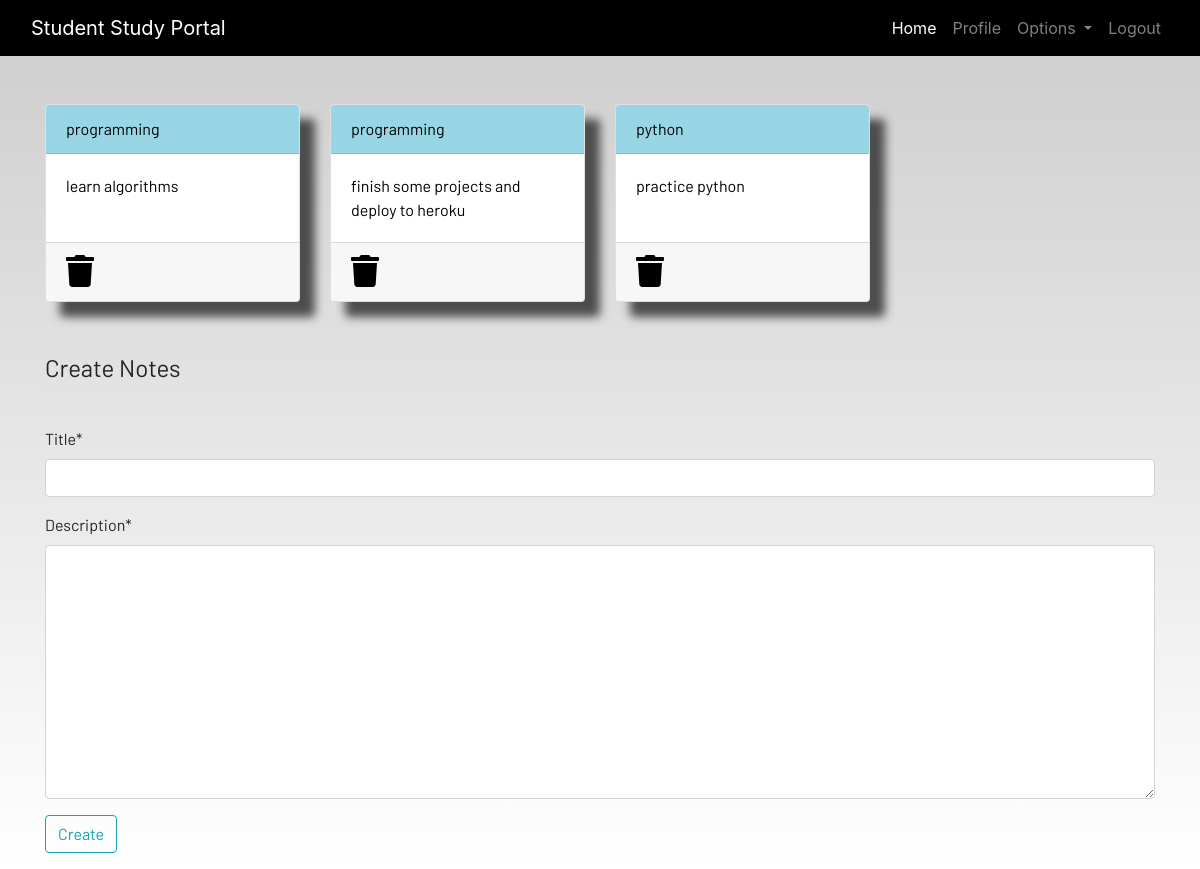
/notes/ (signed in), run on an earlier commit of the app's database.
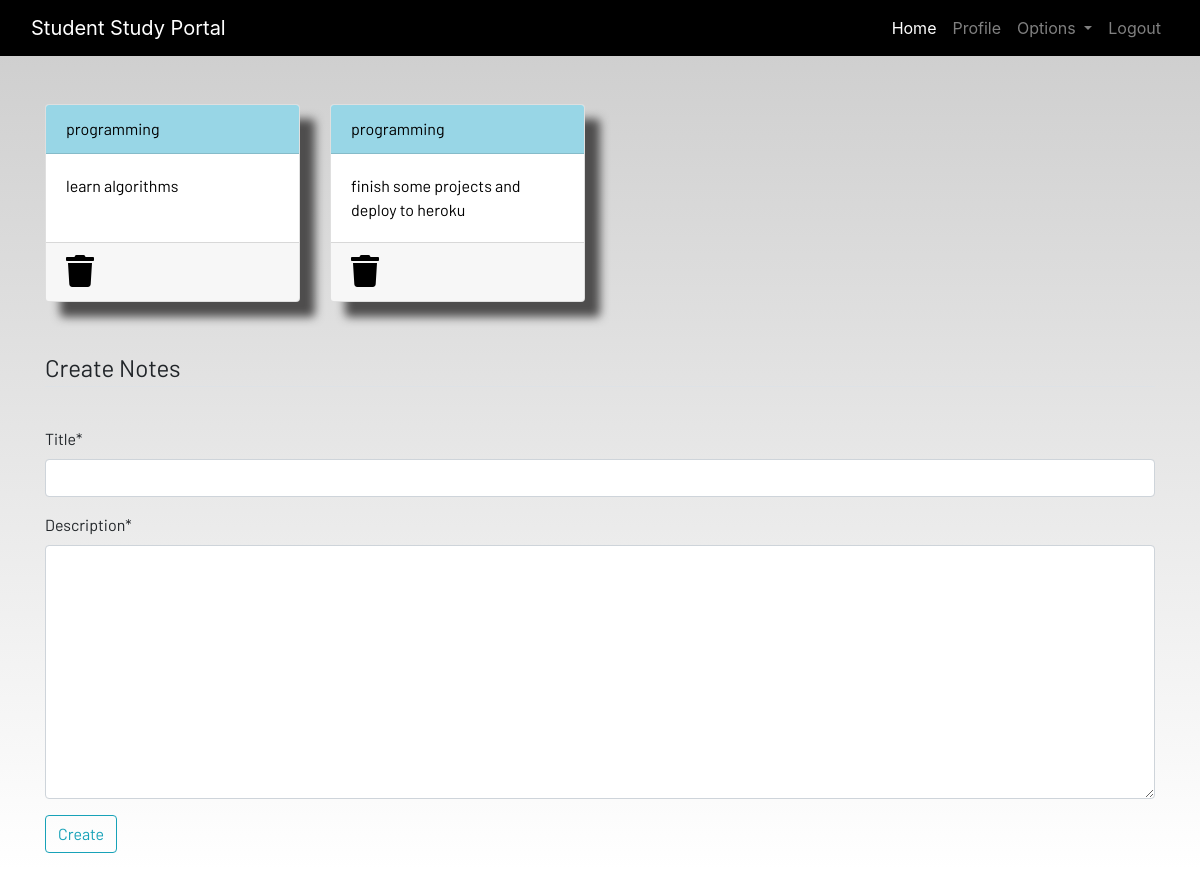
And on a later commit of the database.
### dashboard/models.py (models this page shows, shortened)
class Notes(models.Model):
    user = models.ForeignKey(User, on_delete=models.CASCADE)
    title = models.CharField(max_length=200)
    description = models.TextField()
    class Meta:
        verbose_name = 'notes'
        verbose_name_plural = 'notes'

### dashboard/views.py (the view)
# urls.py: path('notes/', views.notes, name='notes'),
@login_required
def notes(request):
    if request.method == 'POST':
        form = NotesForm(request.POST)
        if form.is_valid():
            notes = Notes(user=request.user, title=request.POST['title'], description=request.POST['description'])
            notes.save()
        messages.success(request, f'Notes added by {request.user.username} successfully!')
    else:
        form = NotesForm()
    notes = Notes.objects.filter(user=request.user)
    context = {'notes': notes, 'form': form}
    return render(request, 'notes.html', context)

### dashboard/forms.py
class NotesForm(forms.ModelForm):
    class Meta:
        model = Notes
        fields = ['title', 'description']

### templates/notes.html (shortened to what this page needs)
{% extends 'base.html' %}
{% load static %}
{% load crispy_forms_tags %}
{% block content %}
<div class="container">
    <div class="row">
        {% for note in notes %}
        <div class="col-md-3">
            <a href="{% url 'notes-detail' note.id %}">
                <div class="card">
                    <div class="card-header">{{ note.title }}</div>
                    <div class="card-body">{{ note.description|slice:"0:100" }}</div>
                    <div class="card-footer mt-auto "><a href="{% url 'delete-note' note.id %}">
                        <i class="fa fa-trash fa-2x"></i></a>
                    </div>
                </div>
            </a>
        </div>
        {% endfor %}
        <br><br>
    </div>
</div>
<br><br>
<div class="container">
    <form method="POST">
        <fieldset class="form-group">
            <legend class="border-bottom mb-4">Create Notes</legend>
        </fieldset>
        {{ form|crispy }}
        <div class="form-group">
            <button class="btn btn-outline-info" type="submit">
                Create
            </button>
        </div>
    </form>
</div>
{% endblock content %}

### templates/base.html (shortened to what this page needs)
<!DOCTYPE html>
{% load static %}
<html lang="en">
<head>
  <link rel="stylesheet" href="https://stackpath.bootstrapcdn.com/bootstrap/4.3.1/css/bootstrap.min.css"
 />
  <link rel="stylesheet" href="https://use.fontawesome.com/releases/v5.7.2/css/all.css"
 />
  <link rel="stylesheet" href="{% static 'css/main.css' %}" />
</head>
<body>
  <header>
    <nav class="navbar navbar-expand-lg navbar-dark bg-dark" >
      <div class="container-fluid">
        <a class="navbar-brand" href="{% url 'home' %}">Student Study Portal</a>
        <div class="collapse navbar-collapse justify-content-end" id="navbarSupportedContent">
          <ul class="navbar-nav mb-2 mb-lg-0">
            <li class="nav-item">
              <a class="nav-link active" aria-current="page" href="{% url 'home' %}">Home</a>
            </li>
            {% if user.is_authenticated %}
            <li class="nav-item">
              <a class="nav-link" href="{% url 'profile' %}">Profile</a>
            </li>
            <li class="nav-item dropdown">
              <a class="nav-link dropdown-toggle" href="#" id="navbarDropdown" role="button" data-toggle="dropdown"
                aria-haspopup="true" aria-expanded="false">
                Options
              </a>
            </li>
            <li class="nav-item">
              <a class="nav-link" href="{% url 'logout' %}">Logout</a>
            </li>
            {% endif %}
          </ul>
        </div>
      </div>
    </nav>
  </header>
  <br /><br />
  <main>
    {% block content %}
    {% endblock content %}
  </main>
</body>
</html>

### static/css/main.css (style rules this page uses)
html { scroll-behavior: smooth; height: 100%; width: 100%; }
main { font-family: Barlow, Quicksand, Rubik, sans-serif, serif, 'Times New Roman', Times, serif !important; }
.navbar { background-color: rgb(0, 0, 0) !important; }
.card { box-shadow: 15px 15px 10px rgb(78, 77, 77); }
a { text-decoration: none !important; color: black; }
.card-header { color: black !important; background: rgb(152, 214, 230) !important; transition: 0.3s ease-in; }
html, body { max-width: 100%; overflow-x: hidden; height: 100%; width: 100%; }
body { background: linear-gradient(rgba(0, 0, 0, 0.2), rgba(255, 255, 255, 0.5)); overflow-x: hidden; background-repeat: no-repeat; }
.card-header { background-color: rgb(133, 204, 231); }
.col-md-3 .card { width: 100%; height: 100%; }
.fa { color: black; }

What changed in the data, as far as the page shows it:
removed Notes: title "python", description "practice python"
